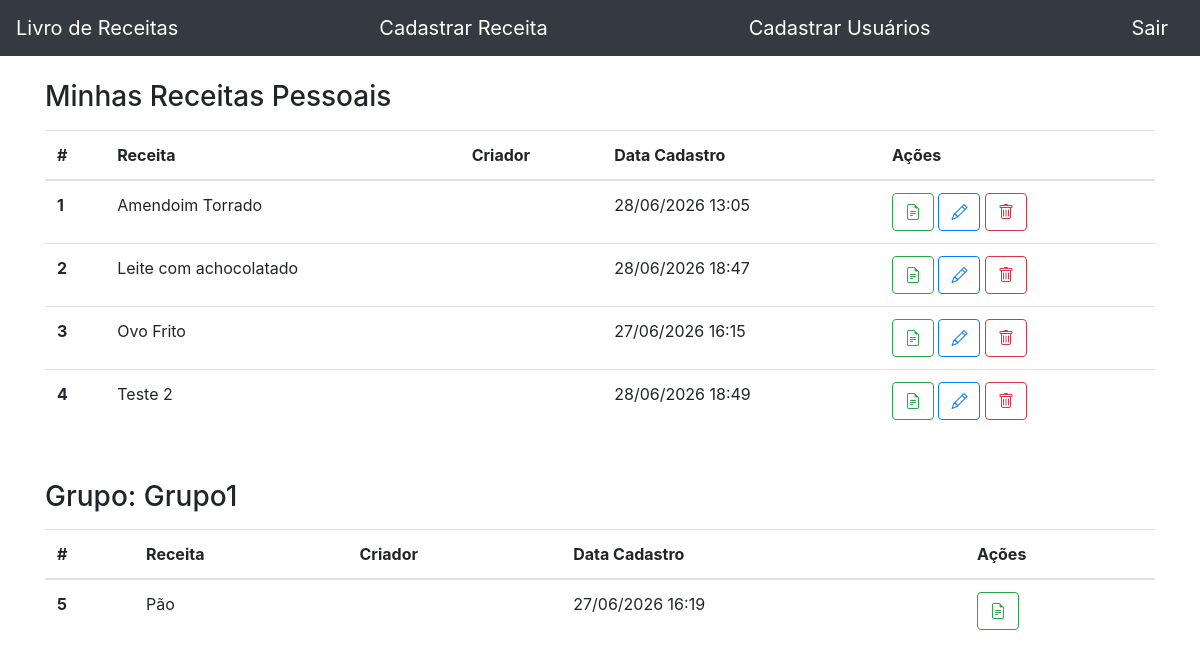
Screenshot of /receita/home/ (signed in) with the database file from the repository.
### receita/models.py (models this page shows, shortened)
class Receita(models.Model):
    nome = models.CharField(max_length=150)
    modo_de_fazer = models.TextField()
    data_cadastro = models.DateTimeField(auto_now_add=True)
    usuario = models.ForeignKey(Usuario, on_delete=models.PROTECT)

### usuarios/models.py (models this page shows, shortened)
class Grupo (models.Model):
    nome = models.CharField(max_length=100)
    membros = models.ManyToManyField(Usuario, related_name='grupos')
    administradores = models.ManyToManyField(Usuario, related_name='grupos_administrados')
    data_criacao = models.DateTimeField(auto_now_add=True)

### receita/views.py (the view)
# urls.py: 2. Add a URL to urlpatterns:  path('', views.home, name='home')
@usuario_obrigatorio
def home(request):
    usuario_atual = request.user
    receitas_pessoais = list(Receita.objects.filter(usuario=usuario_atual).order_by('nome'))
    receitas_dos_outros = Receita.objects.exclude(usuario=usuario_atual).order_by('nome')
    grupos = Grupo.objects.filter(membros=usuario_atual)
    contador = 1
    for receita in receitas_pessoais:
        receita.numero_exibicao = contador
        contador += 1
    for grupo in grupos:
        grupo.receitas_filtradas = list(receitas_dos_outros.filter(usuario__grupos=grupo).distinct())
        for receita in grupo.receitas_filtradas:
            receita.numero_exibicao = contador
            contador += 1
    context = {
        'Grupos': grupos,
        'ReceitasPessoais': receitas_pessoais
    }
    return render(request, "home.html", context)

### autentica.py (called while the page is built)
def usuario_obrigatorio(view_func):
    @wraps(view_func)
    def _wrapped_view(request, *args, **kwargs):
        if not request.user.is_authenticated:
            return redirect('/login/')
        return view_func(request, *args, **kwargs)
    return _wrapped_view

### receita/templates/home.html (shortened to what this page needs)
{% extends 'base.html' %}
{% block 'menu'%}
<a class="navbar-brand" href="{% url 'cadastrar_receita' %}">Cadastrar Receita</a>
{% if request.user.is_staff or request.user.grupos_administrados.exists %}
    <a class="navbar-brand" href="{% url 'cadastrar' %}">Cadastrar Usuários</a>
{% else %}
    <a class="navbar-brand text-muted " href="#" tabindex="-1" aria-disabled="true">Cadastrar Usuários</a>
{% endif %}
{% endblock %}
{% block 'conteudo' %}
<div class="container mt-4">
    <h3 class="mb-3">Minhas Receitas Pessoais</h3>
<table class="table table-hover mb-5">
    <thead>
      <tr>
        <th scope="col">#</th>
        <th scope="col">Receita</th>
        <th scope="col">Criador</th>
        <th scope="col">Data Cadastro</th>
        <th scope="col">Ações</th> </tr>
    </thead>
    <tbody>
        {% for receita in ReceitasPessoais %}
        <tr>
            <th scope="row">{{ receita.numero_exibicao }}</th>
            <td>{{receita.nome}}</td>
            <td>{{receita.usuario.nome}}</td>
            <td>{{receita.data_cadastro|date:"d/m/Y H:i"}}</td>
            <td>
              <a href="{% url 'mostrar_receita' %}?receita={{ receita.id }}" class="btn btn-outline-success me-1" title="Visualizar">
                    <i class="bi bi-file-earmark-text"></i>
                </a>
                <a href="{% url 'editar_receita' %}?receita={{ receita.id }}" class="btn btn btn-outline-primary me-1" title="Editar">
                    <i class="bi bi-pencil"></i>
                </a>
                <a href="{% url 'confirmar_exclusao' %}?receita={{ receita.id }}" class="btn btn btn-outline-danger" title="Excluir">
                    <i class="bi bi-trash"></i>
                </a>
            </td>
        </tr>
        {% empty %}
        <tr>
            <td colspan="6" class="text-muted">Você ainda não cadastrou nenhuma receita.</td>
        </tr>
        {% endfor %}
    </tbody>
</table>
    {% for grupo in Grupos %}
        <h3 class="mt-4 mb-3">Grupo: {{ grupo.nome }}</h3>
        <table class="table table-hover mb-5">
            <thead>
              <tr>
                <th scope="col">#</th>
                <th scope="col">Receita</th>
                <th scope="col">Criador</th>
                <th scope="col">Data Cadastro</th>
                <th scope="col">Ações</th> </tr>
            </thead>
            <tbody>
                {% for receita in grupo.receitas_filtradas %}
                <tr>
                    <th scope="row">{{ receita.numero_exibicao }}</th>
                    <td>{{receita.nome}}</td>
                    <td>{{receita.usuario.nome}}</td>
                    <td>{{receita.data_cadastro|date:"d/m/Y H:i"}}</td>
                    <td><a href="{% url 'mostrar_receita' %}?receita={{ receita.id }}" class="btn btn-outline-success me-1" title="Visualizar">
                    <i class="bi bi-file-earmark-text"></i>
                </a></td>
                </tr>
                {% empty %}
                <tr>
                    <td colspan="5" class="text-muted">Nenhuma receita nova neste grupo.</td>
                </tr>
                {% endfor %}
            </tbody>
        </table>
    {% empty %}
        <p class="text-muted">Você não participa de nenhum grupo ainda.</p>
    {% endfor %}
</div>
{% endblock %}

### templates/base.html (shortened to what this page needs)
<!doctype html>
<html lang="en">
  <head>
    <link rel="stylesheet" href="https://cdn.jsdelivr.net/npm/bootstrap@4.6.2/dist/css/bootstrap.min.css" >
    <link rel="stylesheet" href="https://cdn.jsdelivr.net/npm/bootstrap-icons@1.11.3/font/bootstrap-icons.min.css">
  </head>
  <body>
    <nav class="navbar navbar-dark bg-dark">
        <a class="navbar-brand" href="{% url 'home' %}">Livro de Receitas</a>
        {% block 'menu' %} {% endblock %}
        <a class="navbar-brand" href="{% url 'sair' %}">Sair</a>
      </nav>
    {% block 'conteudo' %} {% endblock %}
  </body>
</html>

### rows the page displays
Receita: numero_exibicao "1", nome "Amendoim Torrado", data_cadastro "28/06/2026 13:05"
Receita: numero_exibicao "2", nome "Leite com achocolatado", data_cadastro "28/06/2026 18:47"
Receita: numero_exibicao "3", nome "Ovo Frito", data_cadastro "27/06/2026 16:15"
Receita: numero_exibicao "4", nome "Teste 2", data_cadastro "28/06/2026 18:49"
Grupo: nome "Grupo1"
Receita: numero_exibicao "5", nome "Pão", data_cadastro "27/06/2026 16:19"
